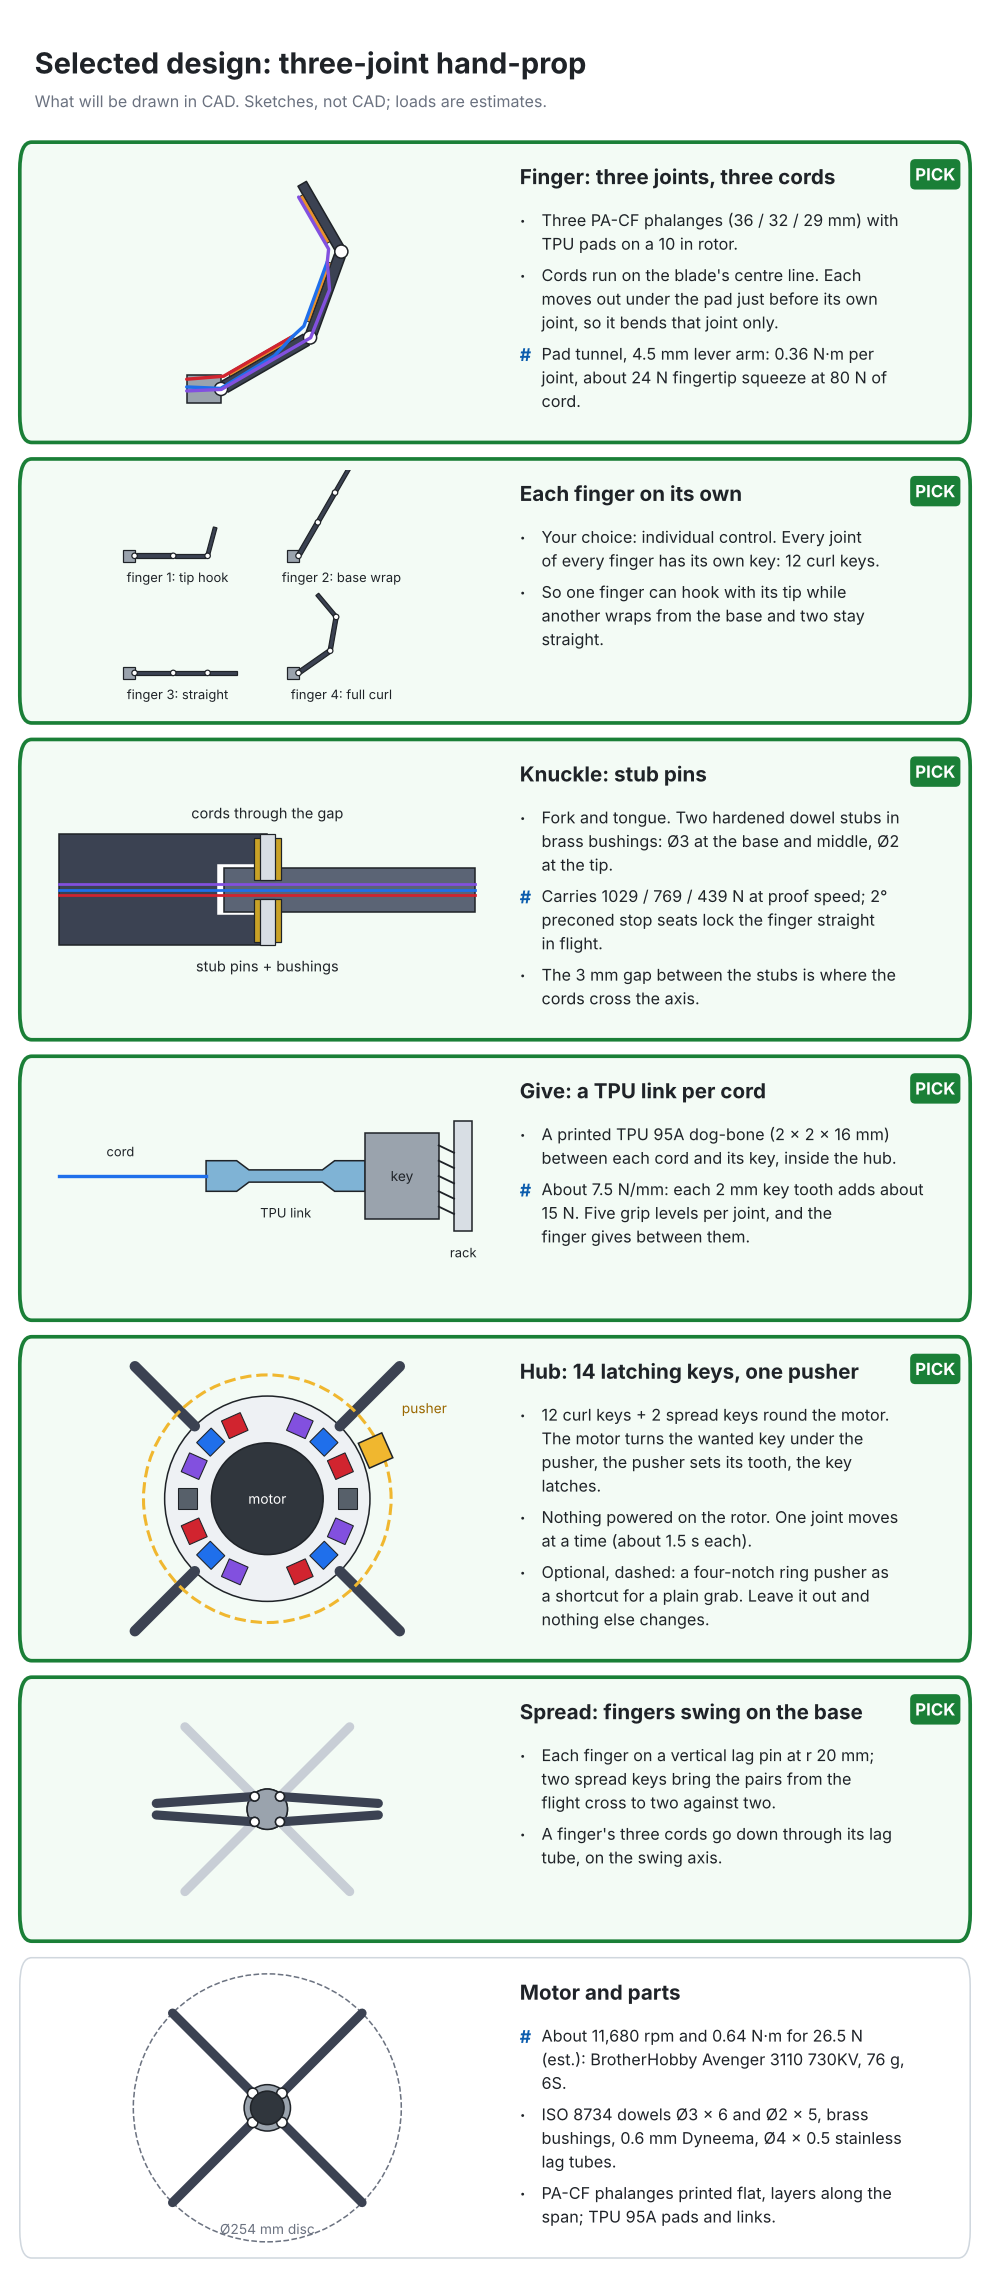

This figure's Python source:
"""Three-phalanx hand-prop: the selected design on one sheet (2026-11-13, after Forest's choices). python3 hand3_selected.py"""
import numpy as np
import hand3_study as S
from hand3_study import *

L = S.L; K = L["knuckles"]
rows = [dict(name="Finger: three joints, three cords", pick=True, lines=[
            ("n", "Three PA-CF phalanges (36 / 32 / 29 mm) with TPU pads on a 10 in rotor."),
            ("n", "Cords run on the blade's centre line. Each moves out under the pad just before its own joint, so it bends that joint only."),
            ("#", "Pad tunnel, 4.5 mm lever arm: 0.36 N·m per joint, about 24 N fingertip squeeze at 80 N of cord.")]),
        dict(name="Each finger on its own", pick=True, lines=[
            ("n", "Your choice: individual control. Every joint of every finger has its own key: 12 curl keys."),
            ("n", "So one finger can hook with its tip while another wraps from the base and two stay straight.")]),
        dict(name="Knuckle: stub pins", pick=True, lines=[
            ("n", "Fork and tongue. Two hardened dowel stubs in brass bushings: Ø3 at the base and middle, Ø2 at the tip."),
            ("#", f"Carries {K[1]['CF_proof_N']} / {K[2]['CF_proof_N']} / {K[3]['CF_proof_N']} N at proof speed; 2° preconed stop seats lock the finger straight in flight."),
            ("n", "The 3 mm gap between the stubs is where the cords cross the axis.")]),
        dict(name="Give: a TPU link per cord", pick=True, lines=[
            ("n", "A printed TPU 95A dog-bone (2 × 2 × 16 mm) between each cord and its key, inside the hub."),
            ("#", "About 7.5 N/mm: each 2 mm key tooth adds about 15 N. Five grip levels per joint, and the finger gives between them.")]),
        dict(name="Hub: 14 latching keys, one pusher", pick=True, lines=[
            ("n", "12 curl keys + 2 spread keys round the motor. The motor turns the wanted key under the pusher, the pusher sets its tooth, the key latches."),
            ("n", "Nothing powered on the rotor. One joint moves at a time (about 1.5 s each)."),
            ("n", "Optional, dashed: a four-notch ring pusher as a shortcut for a plain grab. Leave it out and nothing else changes.")]),
        dict(name="Spread: fingers swing on the base", pick=True, lines=[
            ("n", "Each finger on a vertical lag pin at r 20 mm; two spread keys bring the pairs from the flight cross to two against two."),
            ("n", "A finger's three cords go down through its lag tube, on the swing axis.")]),
        dict(name="Motor and parts", lines=[
            ("#", f"About {L['rpm_at_26N']:,} rpm and {L['torque_at_26N_Nm']} N·m for 26.5 N (est.): BrotherHobby Avenger 3110 730KV, 76 g, 6S."),
            ("n", "ISO 8734 dowels Ø3 × 6 and Ø2 × 5, brass bushings, 0.6 mm Dyneema, Ø4 × 0.5 stainless lag tubes."),
            ("n", "PA-CF phalanges printed flat, layers along the span; TPU 95A pads and links.")])]
fig, ax = sheet("Selected design: three-joint hand-prop", "What will be drawn in CAD. Sketches, not CAD; loads are estimates.", rows, 9)
finger(ax[0], [30, 40, 50], tendons=cords_A()); fit(ax[0])
a = ax[1]                                                       # four fingers, four different poses (side views, small)
for i, (ang, s) in enumerate((([0, 0, 75], "tip hook"), ([60, 0, 0], "base wrap"), ([0, 0, 0], "straight"), ([35, 45, 50], "full curl"))):
    fr = chain(ang); off = np.array([(i % 2) * 84.0, -(i // 2) * 60.0]); sc = 0.55
    a.add_patch(Rectangle((off[0] - 6, off[1] - 3), 6, 6, fc="#9aa3ad", ec=INK, lw=0.8))
    for k, (p, R) in enumerate(fr):
        t = TH[k] / 2; poly = np.array([[1.6, -t], [PH[k] - 1.6, -t], [PH[k] - 1.6, t], [1.6, t]]) * sc
        a.add_patch(Polygon(poly @ R.T + p * sc + off, closed=True, fc=BLADE, ec=INK, lw=0.8)); a.add_patch(Circle(p * sc + off, 1.4, fc="white", ec=INK, lw=0.8, zorder=5))
    lab(a, off[0] + 22, off[1] - 11, f"finger {i + 1}: {s}", fs=8.5)
lim(a, -14, 150, -80, 44)
a = ax[2]
a.add_patch(Rectangle((-34, -9), 34, 18, fc=BLADE, ec=INK)); a.add_patch(Rectangle((-8, -4), 9, 8, fc="white", ec="white")); a.add_patch(Rectangle((-7, -3.6), 41, 7.2, fc="#5b6475", ec=INK))
for sgn in (-1, 1):
    a.add_patch(Rectangle((-2.2, 1.5 if sgn > 0 else -8.5), 4.4, 7.0, fc="#c9a227", ec=INK, lw=0.8, zorder=4)); a.add_patch(Rectangle((-1.2, 1.5 if sgn > 0 else -9.0), 2.4, 7.5, fc="#d8dee4", ec=INK, lw=0.8, zorder=5))
for k, dy in enumerate((-0.9, 0, 0.9)): a.plot([-34, 34], [dy, dy], color=TC[k], lw=1.8, zorder=6)
lab(a, 0, -12.5, "stub pins + bushings"); lab(a, 0, 12.5, "cords through the gap"); lim(a, -38, 38, -16, 16)
a = ax[3]
a.plot([-36, -12], [0, 0], color=TC[1], lw=2.2); lab(a, -26, 4, "cord", fs=8.5)
a.add_patch(Polygon([[-12, -2.5], [-7, -2.5], [-5, -1], [7, -1], [9, -2.5], [14, -2.5], [14, 2.5], [9, 2.5], [7, 1], [-5, 1], [-7, 2.5], [-12, 2.5]], closed=True, fc="#7fb3d5", ec=INK)); lab(a, 1, -6, "TPU link", fs=8.5)
a.add_patch(Rectangle((14, -7), 12, 14, fc="#9aa3ad", ec=INK)); lab(a, 20, 0, "key", fs=9)
for y in (-5, -2.5, 0, 2.5, 5): a.plot([26, 28.5], [y, y - 1.2], color=INK, lw=1.2)
a.add_patch(Rectangle((28.5, -9), 3, 18, fc="#d8dee4", ec=INK)); lab(a, 30, -12.5, "rack", fs=8.5); lim(a, -40, 36, -16, 12)
hub_top(ax[4], shoes=(24,)); ax[4].add_patch(Circle((0, 0), 41, fc="none", ec="#f0b72f", lw=2, ls="--", zorder=3)); lab(ax[4], 52, 30, "pusher", "#9a6700", fs=9)
rotor_top(ax[5], (45, 135, 225, 315), "#c8ced6"); rotor_top(ax[5], (45 - 49, 135 + 49, 225 - 49, 315 + 49))
a = ax[6]; rotor_top(a, (45, 135, 225, 315)); a.add_patch(Circle((0, 0), 52, fc="none", ec=MUTE, lw=1, ls="--")); a.add_patch(Circle((0, 0), 6.5, fc="#30363d", ec=INK, zorder=6)); lab(a, 0, -47, "Ø254 mm disc", MUTE, 9)
fig.savefig("hand3_selected.png"); print("ok")
